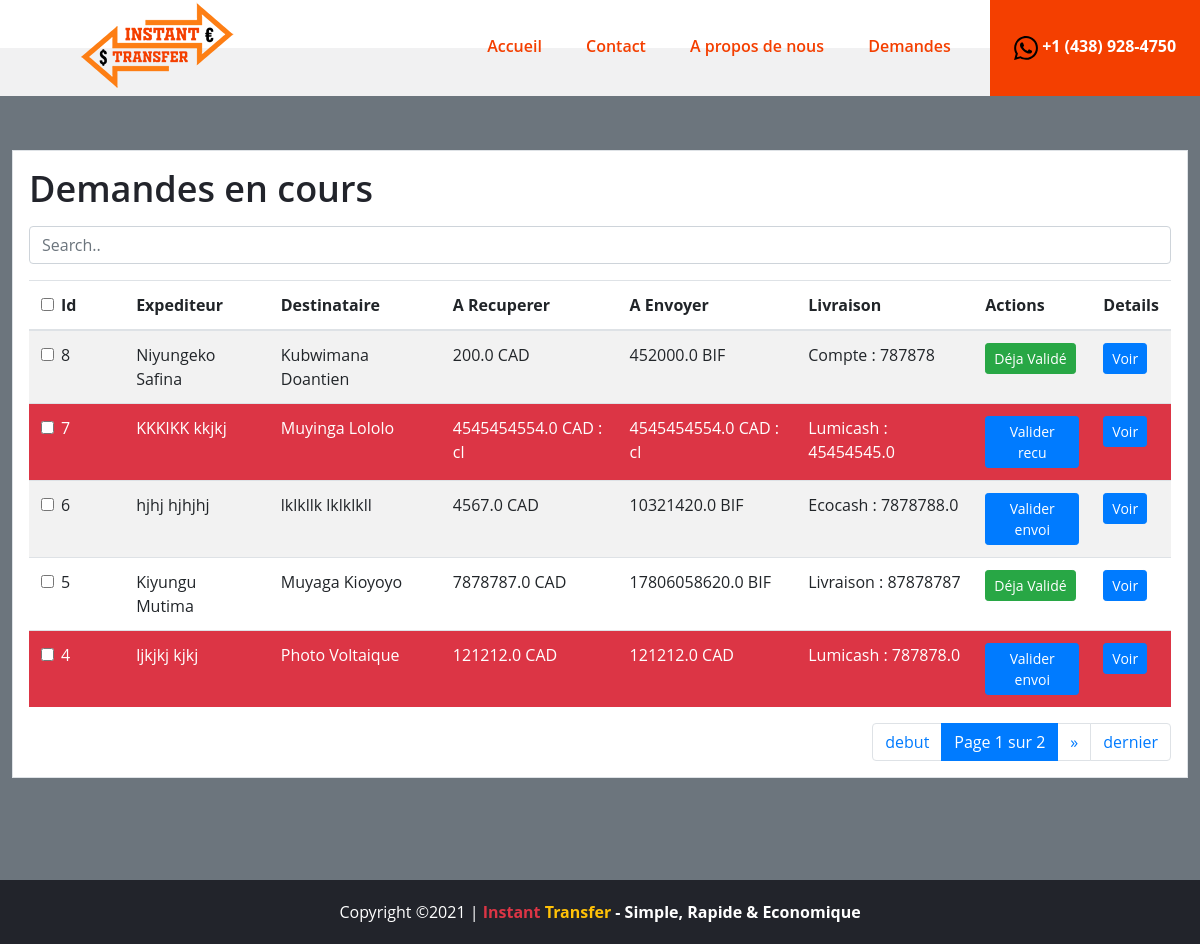
The page /converter/requests/ (signed in) on the database as committed earlier.
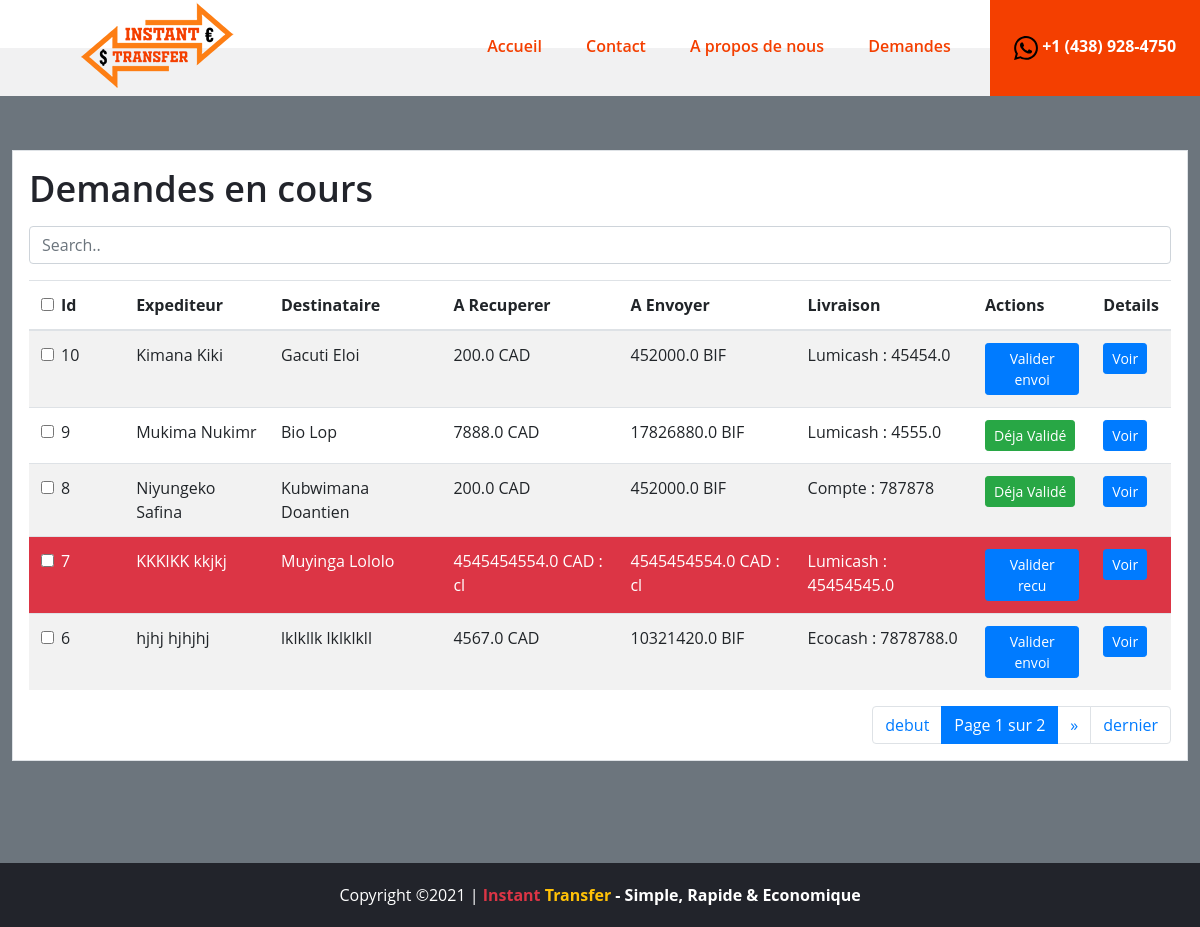
The same page on the database as committed later.
### currencyConverter/models.py (models this page shows, shortened)
class Tracking(models.Model):
	currency_in = models.ForeignKey(Country, related_name='curr_in', on_delete=models.CASCADE)
	currency_out = models.ForeignKey(Country, related_name='curr_out', on_delete=models.CASCADE)
	amount_in = models.FloatField()
	amount_out = models.FloatField()
	amount_in_recieve = models.FloatField(null=True)
	amount_out_deliver = models.FloatField(null=True)
	name_sender = models.CharField(max_length=100)
	subname_sender = models.CharField(max_length=100)
	email_sender = models.EmailField()
	phone_sender = models.CharField(max_length=100)
	name_reciever = models.CharField(max_length=100)
	subname_reciever = models.CharField(max_length=100)
	email_reciever = models.EmailField()
	phone_reciever = models.CharField(max_length=100)
	lumicash = models.FloatField(null=True, blank=True)
	lumicash_holder = models.CharField(max_length=100)
	ecocash = models.FloatField(null=True, blank=True)
	ecocash_holder = models.CharField(max_length=100)
	tel_livraison = models.IntegerField(null=True, blank=True)
	account_number = models.IntegerField(null=True, blank=True)
	account_holder = models.CharField(max_length=100)
	bank_name = models.CharField(max_length=150)
	validated1 = models.BooleanField(default=False)
	motif_validated1 = models.TextField(blank=True, null=True, default='Rien')
	validated2 = models.BooleanField(default=False)
	date = models.DateField(default=timezone.now)
	def senderFullName(self):
		return self.name_sender+' '+self.subname_sender
	def recieverFullName(self):
		return self.name_reciever+' '+self.subname_reciever
	def montantDepart(self):
		return f"{self.amount_in} {self.currency_in.currency}"
	def montantRecuAdmin(self):
		return f"{self.amount_in_recieve} {self.currency_in.currency}"
	def montantArriveAdmin(self):
		return f"{self.amount_out_deliver} {self.currency_out.currency}"
	def montantArrive(self):
		return f"{self.amount_out} {self.currency_out.currency}"

class Country(models.Model):
	name = models.CharField(max_length=20)
	currency = models.CharField(max_length=20)
	usd_value = models.CharField(max_length=20)

### currencyConverter/views.py (the view)
# urls.py: path('requests/', views.requests, name='requests'),
@login_required(login_url=('login'))
def requests(request):
	trackings = Tracking.objects.all().order_by('-id')
	paginator = Paginator(trackings, 5)
	try:
		page_number = request.GET.get('page')
	except:
		page_number = 1
	page_obj = paginator.get_page(page_number)
	return render(request, 'requests.html', {'page_obj': page_obj})

### currencyConverter/templates/requests.html (shortened to what this page needs)
{% extends 'index.html' %}
{% load static %}
{% block content %}
<section class="admin-section spad bg-secondary mt-5"  id="sectionTag">
        <div class="container p-3 bg-white border">
                <div class="table-responsive">
                  <h2 class="sub-header mb-3">Demandes en cours</h2>
                  <input class="form-control mb-3" id="search" type="text" placeholder="Search..">
                    <table class="table table-striped table-hover">
                      <thead>
                        <tr>
                            <th >
                                <div class="form-check">
                                    <input type="checkbox" class="form-check-input checkAll">
                                    <label class="form-check-label">Id</label>
                                </div>
                            </th>
                            <th>Expediteur</th>
                            <th>Destinataire</th>
                            <th>A Recuperer</th>
                            <th>A Envoyer</th>
                            <th>Livraison</th>
                            <th>Actions</th>
                            <th>Details</th>
                        </tr>
                      </thead>
                      <tbody id="myTable">
        	                {% for tracking in page_obj %}
                            <tr {% if tracking.amount_in != tracking.amount_in_recieve %}
                                class="bg-danger text-white"
                            {% endif %}>
                                <td class="col-md-1">
                                    <div class="form-check">
                                        <input type="checkbox" class="form-check-input">
                                        <label class="form-check-label">{{ tracking.id }}</label>
                                    </div>
                                </td>
                                <td >{{ tracking.senderFullName }}</td>
                                <td >{{ tracking.recieverFullName }}</td>
                                <td >
                                    {% if not tracking.amount_in_recieve %}
                                        {{ tracking.montantDepart }} : cl
                                    {% else %}
                                        {{ tracking.montantRecuAdmin }}
                                    {% endif %}
                                </td>
                                <td >
                                    {% if tracking.amount_out_deliver  %}
                                        {{ tracking.montantArriveAdmin }}
                                    {% else %}
                                        {{ tracking.montantArrive }} : cl
                                    {% endif %}
                                </td>
                                <td >
                                    {% if tracking.lumicash %}
                                        Lumicash : {{ tracking.lumicash }}
                                    {% endif %}
                                    {% if tracking.ecocash %}
                                        Ecocash : {{ tracking.ecocash }}
                                    {% endif %}
                                    {% if tracking.account_number %}
                                        Compte : {{ tracking.account_number }}
                                    {% endif %}
                                    {% if tracking.tel_livraison %}
                                        Livraison : {{ tracking.tel_livraison }}
                                    {% endif %}
                                </td>
                                <td >
                                    {% if  not tracking.validated1 %}
                                        <a href="{% url 'recu' tracking.id %}" class="btn btn-primary btn-sm">Valider recu</a>
                                    {% endif %}
                                    {% if tracking.validated1 and not tracking.validated2 %}
                                        <a href="{% url 'envoi' tracking.id %}" class="btn btn-primary btn-sm">Valider envoi</a>
                                    {% endif %}
                                    {% if tracking.validated1 and tracking.validated2 %}
                                        <div  class="btn btn-success btn-sm" >Déja Validé</div>
                                    {% endif %}
                                    </td>
                                <td >
                                    <button type="button" class="btn btn-primary btn-sm" data-toggle="modal" data-target="#pendingModal{{ tracking.id }}">
                                Voir
                              </button>
                                </td>
                            </tr>
                           {% endfor %}
                      </tbody>
                    </table>
                </div>
                <nav aria-label="...">
                  <ul class="pagination justify-content-end">
                    <li class="page-item">
                            <a href="?page=1#sectionTag" class="page-link">debut</a>
                    </li>
                    <li class="page-item active">
                      <span class="page-link">
                        Page {{ page_obj.number }} sur {{ page_obj.paginator.num_pages }}
                      </span>
                    </li>
                    {% if page_obj.has_next %}
                        <li class="page-item">
                            <a href="?page={{ page_obj.next_page_number }}#sectionTag" class="page-link">&raquo;</a>
                        </li>
                    {% endif %}
                    <li class="page-item">
                            <a href="?page={{ page_obj.paginator.num_pages }}#sectionTag" class="page-link">dernier</a>
                    </li>
                  </ul>
                </nav>
        </div>
</section>
{% endblock content %}

### currencyConverter/templates/index.html (shortened to what this page needs)
{% load static %}
<!DOCTYPE html>
<html lang="zxx">
<head>
	<link rel="stylesheet" href=" {% static 'css/bootstrap.min.css' %} "/>
	<link rel="stylesheet" href=" {% static 'css/font-awesome.min.css' %} "/>
	<link rel="stylesheet" href=" {% static 'css/owl.carousel.min.css' %} "/>
	<link rel="stylesheet" href=" {% static 'css/flaticon.css' %} "/>
	<link rel="stylesheet" href=" {% static 'css/slicknav.min.css' %} "/>
	<link rel="stylesheet" href=" {% static 'css/style.css' %} "/>
</head>
<body>
	{% block header %}
	<header class="header-section">
		<a href="/" class="site-logo">
			<img src=" {% static 'img/logo--5.png' %} " alt="">
		</a>
		<nav class="header-nav">
			<ul class="main-menu">
				<li><a href="{% url 'home' %}" class="active">Accueil</a></li>
				<li><a href="{% url 'contact' %}">Contact</a></li>
				<li><a href="{% url 'about' %}">A propos de nous</a></li>
				{% if user.is_authenticated and user.is_superuser %}
					<li><a href="{% url 'requests' %}">Demandes</a></li>
				{% endif %}
			</ul>
			<div class="header-right">
				<div class="hr-btn hr-btn-2">
					<a href="https://api.whatsapp.com/send?phone=+25761460068" class="text-white">
                      +1 (438) 928-4750</a></div>
			</div>
		</nav>
	</header>
	{% endblock header %}
	{% block content %}{% endblock content %}
	<footer class="footer-section">
		<div class="container">
			<div class="text-center">
			<span class="text-white text-center text-footer">
			Copyright &copy;<script>document.write(new Date().getFullYear());</script> | <strong ><span class="text-danger">Instant</span> <span class="text-warning">Transfer</span> - Simple, Rapide & Economique</strong>
			</span>
			</div>
		</div>
	</footer>
	</body>
</html>

### currencyConverter/static/css/style.css (style rules this page uses)
html, body { height: 100%; font-family: "Open Sans", sans-serif; -webkit-font-smoothing: antialiased; font-smoothing: antialiased; }
h1, h2, h3, h4, h5, h6 { margin: 0; color: #22242b; font-weight: 600; }
h2 { font-size: 36px; }
img { max-width: 100%; }
ul, ol { padding: 0; margin: 0; }
.spad { padding-top: 102px; padding-bottom: 102px; }
.text-white h1, .text-white h2, .text-white h3, .text-white h4, .text-white h5, .text-white h6, .text-white p, .text-white span, .text-white li, .text-white a { color: #fff; }
.header-section { position: absolute; width: 100%; left: 0; top: 0; padding-left: 53px; background: rgba(255, 255, 255,0.9); z-index: 999; }
.header-nav { text-align: right; }
.site-logo { float: left; display: inline-block; }
.main-menu { display: inline-block; padding-right: 50px; }
.main-menu li { display: inline-block; position: relative; }
.main-menu li a { display: block; font-size: 16px; color: #f43f00; font-weight: 600; padding: 33px 5px; margin-right: 55px; }
.main-menu li a:hover, .main-menu li a.active { color: #f43f00; }
.header-right { display: -webkit-inline-box; display: -ms-inline-flexbox; display: inline-flex; }
.header-right .hr-btn { color: #fff; font-size: 16px; font-weight: 700; background: #313038; padding: 36px 30px 36px 60px; line-height: 1.2; position: relative; }
.header-right .hr-btn.hr-btn-2 { background: #f43f00; padding: 36px 20px; min-width: 236px; text-align: center; }
.footer-section { padding: 20px; background: #22242b; }
@media (min-width: 1200px) { .container { max-width: 1176px; } }
@media only screen and (min-width: 1200px) and (max-width: 1360px) { .main-menu { padding-right: 0; } }
@media only screen and (min-width: 1200px) and (max-width: 1360px) { .main-menu li a { margin-right: 30px; } }
@media only screen and (min-width: 1200px) and (max-width: 1360px) { .header-right .hr-btn.hr-btn-2 { min-width: 210px; } }
.text-footer { text-align: right; }

Rows that differ between the two databases and show on the page:
no longer on this page (row unchanged): Tracking: id "5", senderFullName "Kiyungu Mutima", recieverFullName "Muyaga Kioyoyo", montantRecuAdmin "7878787.0 CAD", montantArriveAdmin "17806058620.0 BIF", tel_livraison "87878787", validated1 "Déja Validé", amount_in 7.87879e+06 (drawn)
no longer on this page (row unchanged): Tracking: id "4", senderFullName "ljkjkj kjkj", recieverFullName "Photo Voltaique", montantRecuAdmin "121212.0 CAD", montantArriveAdmin "121212.0 CAD", lumicash "787878.0", validated1 "Valider envoi", amount_in 4.55454e+07 (drawn)
added Tracking: id "10", senderFullName "Kimana Kiki", recieverFullName "Gacuti Eloi", montantRecuAdmin "200.0 CAD", montantArriveAdmin "452000.0 BIF", lumicash "45454.0", validated1 "Valider envoi", amount_in 200 (drawn)
added Tracking: id "9", senderFullName "Mukima Nukimr", recieverFullName "Bio Lop", montantRecuAdmin "7888.0 CAD", montantArriveAdmin "17826880.0 BIF", lumicash "4555.0", validated1 "Déja Validé", amount_in 7888 (drawn)
